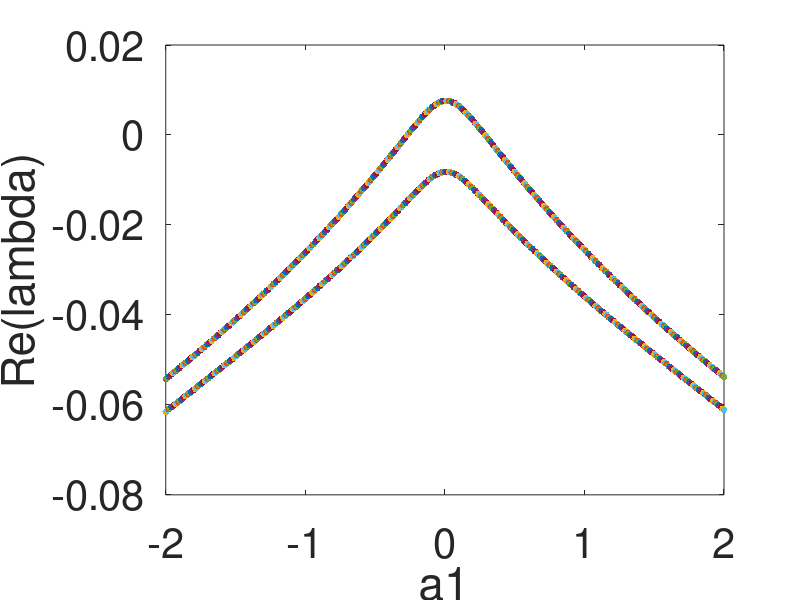

The MATLAB source for this figure: (Note: this script raises an error after producing the figure.)
eps=19.23;
gamma=30;
rho=86;
RL=1;
d=0.65;
dL=RL/rho; 
I0=0.00122;
K=0.1306;
aL=RL*I0/K;

figure(14);
hold on
for a=[-2:0.01:2]
    y=fsolve(@(Y) [1/eps*(Y(1)-Y(1)^3/3-Y(2)), Y(1)+Y(3)-dL*Y(2)-aL, 1/gamma*(a-Y(3)-d*Y(2))],[1 0 0])
    A=[1/eps*(1-y(1)^2) -1/eps 0; 1 -dL 1; 0 -d/gamma -1/gamma];
    lambda=eig(A)
    plot(a,lambda,'.','Markersize', 15);
    xlabel('a1'); ylabel('Re(lambda)')
    set(gca,'FontSize', 30);
    box on;
end
hold on;
refline(0,0);
